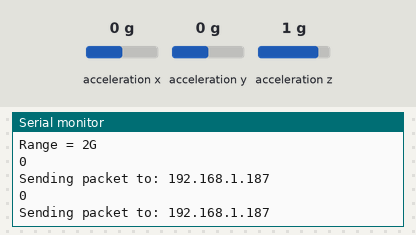
The sketch below on a simulated ESP8266 (NodeMCU). On the bench: the last lines printed to the serial monitor. The inputs (shaded band) are chosen by the test bench; at power-on: acceleration x 0 g, acceleration y 0 g, acceleration z 1 g. WiFi joins after 1.5 s; servers stay silent unless stated.

Above: at 2.7 s.
2.8 s: acceleration x set to -1.4 g
At 4.1 s:
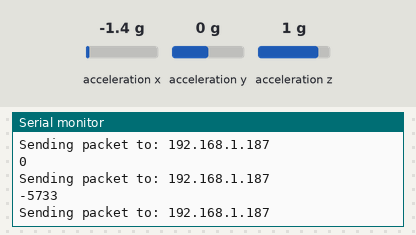
4.3 s: acceleration x set to -0.8 g
At 4.9 s:
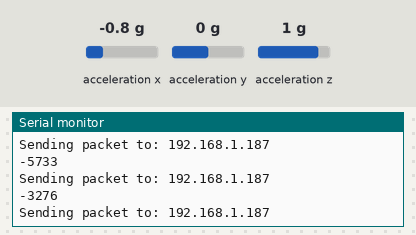
Timing chart, 0 to 7.3 s (numbered marks = the images above; inputs shaded):
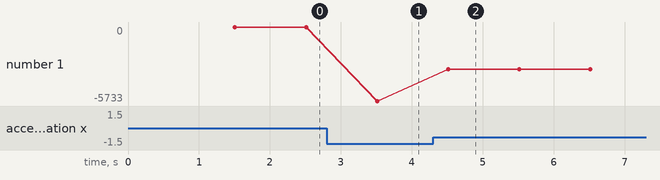

The sketch:

accel_reader_esp8266.ino
```cpp
#include <ESP8266WiFi.h>
#include <WiFiUdp.h>
#include <Wire.h>
#include <Adafruit_MMA8451.h>
#include <Adafruit_Sensor.h>

Adafruit_MMA8451 mma = Adafruit_MMA8451();

#ifndef STASSID
#define STASSID "xxx"
#define STAPSK  "xxx"
#endif

unsigned int localPort = 5005;      // local port to listen on

// buffers for receiving and sending data
char packetBuffer[UDP_TX_PACKET_MAX_SIZE]; //buffer to hold incoming packet,
char  ReplyBuffer[14];       // a string to send back

char x_val[11];
char y_val[11];
char z_val[11];

WiFiUDP Udp;
IPAddress ip(192, 168, 1, 187);
void setup() {
  Serial.begin(115200);
  WiFi.mode(WIFI_STA);
  WiFi.begin(STASSID, STAPSK);
  while (WiFi.status() != WL_CONNECTED) {
    Serial.print('.');
    delay(500);
  }
  Serial.print("Connected! IP address: ");
  Serial.println(WiFi.localIP());
  Serial.printf("UDP server on port %d\n", localPort);
  Udp.begin(localPort);

  Serial.println("Adafruit MMA8451 test!");


  if (! mma.begin()) {
    Serial.println("Couldnt start");
    while (1);
  }
  Serial.println("MMA8451 found!");

  mma.setRange(MMA8451_RANGE_2_G);

  Serial.print("Range = "); Serial.print(2 << mma.getRange());
  Serial.println("G");
}

void loop() {
  // put your main code here, to run repeatedly:

  mma.read();
  Serial.println(mma.x/4);
  sprintf(x_val, "%ld", mma.x/4);
  sprintf(y_val, "%ld", mma.y/4);
  sprintf(z_val, "%ld", mma.z/4);
  Serial.print("Sending packet to: ");
  Serial.println(ip);
  Udp.beginPacket(ip, localPort);
  Udp.write("{'x': ");
  Udp.write(x_val);
  Udp.write(", 'y': ");
  Udp.write(y_val);
  Udp.write(", 'z': ");
  Udp.write(z_val);
  Udp.write("}");
  Udp.endPacket();

  delay(1000);

}
```

Measured:
- after the input at 2.8 s, the serial monitor: prints a new line after 0.71 s (image 1)
- after the input at 4.3 s, the serial monitor: prints a new line after 0.21 s (image 2)
- plotted number 1: 0 → -5733 after the input at 2.8 s, -5733 → -3276 after the input at 4.3 s
